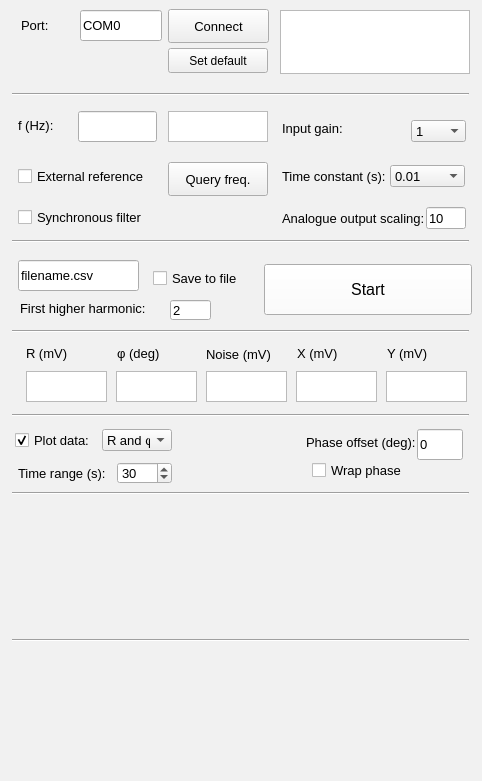
<?xml version="1.0" encoding="UTF-8"?>
<ui version="4.0">
 <class>Form</class>
 <widget class="QWidget" name="Form">
  <property name="geometry">
   <rect>
    <x>0</x>
    <y>0</y>
    <width>482</width>
    <height>781</height>
   </rect>
  </property>
  <property name="palette">
   <palette>
    <active>
     <colorrole role="Base">
      <brush brushstyle="SolidPattern">
       <color alpha="255">
        <red>255</red>
        <green>255</green>
        <blue>255</blue>
       </color>
      </brush>
     </colorrole>
     <colorrole role="Window">
      <brush brushstyle="SolidPattern">
       <color alpha="255">
        <red>241</red>
        <green>241</green>
        <blue>241</blue>
       </color>
      </brush>
     </colorrole>
    </active>
    <inactive>
     <colorrole role="Base">
      <brush brushstyle="SolidPattern">
       <color alpha="255">
        <red>255</red>
        <green>255</green>
        <blue>255</blue>
       </color>
      </brush>
     </colorrole>
     <colorrole role="Window">
      <brush brushstyle="SolidPattern">
       <color alpha="255">
        <red>241</red>
        <green>241</green>
        <blue>241</blue>
       </color>
      </brush>
     </colorrole>
    </inactive>
    <disabled>
     <colorrole role="Base">
      <brush brushstyle="SolidPattern">
       <color alpha="255">
        <red>241</red>
        <green>241</green>
        <blue>241</blue>
       </color>
      </brush>
     </colorrole>
     <colorrole role="Window">
      <brush brushstyle="SolidPattern">
       <color alpha="255">
        <red>241</red>
        <green>241</green>
        <blue>241</blue>
       </color>
      </brush>
     </colorrole>
    </disabled>
   </palette>
  </property>
  <property name="windowTitle">
   <string>OLIA GUI</string>
  </property>
  <widget class="QTextBrowser" name="rOutput">
   <property name="geometry">
    <rect>
     <x>26</x>
     <y>371</y>
     <width>81</width>
     <height>31</height>
    </rect>
   </property>
   <property name="font">
    <font>
     <pointsize>10</pointsize>
    </font>
   </property>
  </widget>
  <widget class="QTextBrowser" name="phaseOutput">
   <property name="geometry">
    <rect>
     <x>116</x>
     <y>371</y>
     <width>81</width>
     <height>31</height>
    </rect>
   </property>
   <property name="font">
    <font>
     <pointsize>10</pointsize>
    </font>
   </property>
  </widget>
  <widget class="QTextBrowser" name="noiseOutput">
   <property name="geometry">
    <rect>
     <x>206</x>
     <y>371</y>
     <width>81</width>
     <height>31</height>
    </rect>
   </property>
   <property name="font">
    <font>
     <pointsize>10</pointsize>
    </font>
   </property>
  </widget>
  <widget class="QTextBrowser" name="xOutput">
   <property name="geometry">
    <rect>
     <x>296</x>
     <y>371</y>
     <width>81</width>
     <height>31</height>
    </rect>
   </property>
   <property name="font">
    <font>
     <pointsize>10</pointsize>
    </font>
   </property>
  </widget>
  <widget class="QTextBrowser" name="yOutput">
   <property name="geometry">
    <rect>
     <x>386</x>
     <y>371</y>
     <width>81</width>
     <height>31</height>
    </rect>
   </property>
   <property name="font">
    <font>
     <pointsize>10</pointsize>
    </font>
   </property>
  </widget>
  <widget class="QLabel" name="label">
   <property name="geometry">
    <rect>
     <x>26</x>
     <y>343</y>
     <width>64</width>
     <height>21</height>
    </rect>
   </property>
   <property name="font">
    <font>
     <pointsize>10</pointsize>
    </font>
   </property>
   <property name="text">
    <string>R (mV)</string>
   </property>
  </widget>
  <widget class="QLabel" name="label_2">
   <property name="geometry">
    <rect>
     <x>117</x>
     <y>339</y>
     <width>61</width>
     <height>28</height>
    </rect>
   </property>
   <property name="font">
    <font>
     <pointsize>10</pointsize>
    </font>
   </property>
   <property name="text">
    <string>φ (deg)</string>
   </property>
  </widget>
  <widget class="QLabel" name="label_3">
   <property name="geometry">
    <rect>
     <x>206</x>
     <y>344</y>
     <width>76</width>
     <height>20</height>
    </rect>
   </property>
   <property name="font">
    <font>
     <pointsize>10</pointsize>
    </font>
   </property>
   <property name="text">
    <string>Noise (mV)</string>
   </property>
  </widget>
  <widget class="QLabel" name="label_4">
   <property name="geometry">
    <rect>
     <x>297</x>
     <y>341</y>
     <width>75</width>
     <height>25</height>
    </rect>
   </property>
   <property name="font">
    <font>
     <pointsize>10</pointsize>
    </font>
   </property>
   <property name="text">
    <string>X (mV)</string>
   </property>
  </widget>
  <widget class="QLabel" name="label_5">
   <property name="geometry">
    <rect>
     <x>387</x>
     <y>342</y>
     <width>80</width>
     <height>22</height>
    </rect>
   </property>
   <property name="font">
    <font>
     <pointsize>10</pointsize>
    </font>
   </property>
   <property name="text">
    <string>Y (mV)</string>
   </property>
  </widget>
  <widget class="QLineEdit" name="filenameInput">
   <property name="geometry">
    <rect>
     <x>18</x>
     <y>260</y>
     <width>121</width>
     <height>31</height>
    </rect>
   </property>
   <property name="font">
    <font>
     <pointsize>10</pointsize>
    </font>
   </property>
   <property name="text">
    <string>filename.csv</string>
   </property>
  </widget>
  <widget class="QCheckBox" name="recordBox">
   <property name="geometry">
    <rect>
     <x>153</x>
     <y>270</y>
     <width>111</width>
     <height>17</height>
    </rect>
   </property>
   <property name="font">
    <font>
     <pointsize>10</pointsize>
    </font>
   </property>
   <property name="text">
    <string>Save to file</string>
   </property>
   <property name="checked">
    <bool>false</bool>
   </property>
  </widget>
  <widget class="QPushButton" name="measureButton">
   <property name="geometry">
    <rect>
     <x>264</x>
     <y>264</y>
     <width>208</width>
     <height>51</height>
    </rect>
   </property>
   <property name="palette">
    <palette>
     <active>
      <colorrole role="Button">
       <brush brushstyle="SolidPattern">
        <color alpha="255">
         <red>255</red>
         <green>255</green>
         <blue>255</blue>
        </color>
       </brush>
      </colorrole>
     </active>
     <inactive>
      <colorrole role="Button">
       <brush brushstyle="SolidPattern">
        <color alpha="255">
         <red>255</red>
         <green>255</green>
         <blue>255</blue>
        </color>
       </brush>
      </colorrole>
     </inactive>
     <disabled>
      <colorrole role="Button">
       <brush brushstyle="SolidPattern">
        <color alpha="255">
         <red>255</red>
         <green>255</green>
         <blue>255</blue>
        </color>
       </brush>
      </colorrole>
     </disabled>
    </palette>
   </property>
   <property name="font">
    <font>
     <pointsize>12</pointsize>
    </font>
   </property>
   <property name="text">
    <string>Start</string>
   </property>
   <property name="checkable">
    <bool>true</bool>
   </property>
  </widget>
  <widget class="QPushButton" name="connectButton">
   <property name="geometry">
    <rect>
     <x>168</x>
     <y>9</y>
     <width>101</width>
     <height>34</height>
    </rect>
   </property>
   <property name="font">
    <font>
     <pointsize>10</pointsize>
    </font>
   </property>
   <property name="text">
    <string>Connect</string>
   </property>
  </widget>
  <widget class="QLineEdit" name="portInput">
   <property name="geometry">
    <rect>
     <x>80</x>
     <y>10</y>
     <width>82</width>
     <height>31</height>
    </rect>
   </property>
   <property name="font">
    <font>
     <pointsize>10</pointsize>
    </font>
   </property>
   <property name="text">
    <string>COM0</string>
   </property>
  </widget>
  <widget class="QLineEdit" name="freqInput">
   <property name="geometry">
    <rect>
     <x>78</x>
     <y>111</y>
     <width>79</width>
     <height>31</height>
    </rect>
   </property>
   <property name="font">
    <font>
     <pointsize>10</pointsize>
    </font>
   </property>
   <property name="toolTip">
    <string>Enter desired modulation frequency</string>
   </property>
   <property name="text">
    <string/>
   </property>
  </widget>
  <widget class="QLabel" name="label_6">
   <property name="geometry">
    <rect>
     <x>18</x>
     <y>115</y>
     <width>47</width>
     <height>21</height>
    </rect>
   </property>
   <property name="font">
    <font>
     <pointsize>10</pointsize>
    </font>
   </property>
   <property name="text">
    <string>f (Hz):</string>
   </property>
  </widget>
  <widget class="QTextBrowser" name="freqOutput">
   <property name="geometry">
    <rect>
     <x>168</x>
     <y>111</y>
     <width>100</width>
     <height>31</height>
    </rect>
   </property>
   <property name="font">
    <font>
     <pointsize>10</pointsize>
    </font>
   </property>
   <property name="toolTip">
    <string>Current modulation frequency</string>
   </property>
  </widget>
  <widget class="QTextBrowser" name="dialogueBox">
   <property name="geometry">
    <rect>
     <x>280</x>
     <y>10</y>
     <width>190</width>
     <height>64</height>
    </rect>
   </property>
   <property name="font">
    <font>
     <pointsize>10</pointsize>
    </font>
   </property>
  </widget>
  <widget class="QCheckBox" name="filterCheckBox">
   <property name="geometry">
    <rect>
     <x>18</x>
     <y>207</y>
     <width>221</width>
     <height>21</height>
    </rect>
   </property>
   <property name="font">
    <font>
     <pointsize>10</pointsize>
    </font>
   </property>
   <property name="toolTip">
    <string>Only recommended for extremely low frequencies (&lt;20 Hz)</string>
   </property>
   <property name="text">
    <string>Synchronous filter</string>
   </property>
  </widget>
  <widget class="PlotWidget" name="graphWidget" native="true">
   <property name="geometry">
    <rect>
     <x>0</x>
     <y>486</y>
     <width>502</width>
     <height>145</height>
    </rect>
   </property>
   <property name="font">
    <font>
     <pointsize>10</pointsize>
    </font>
   </property>
  </widget>
  <widget class="QCheckBox" name="plotBox">
   <property name="geometry">
    <rect>
     <x>15</x>
     <y>432</y>
     <width>111</width>
     <height>17</height>
    </rect>
   </property>
   <property name="font">
    <font>
     <pointsize>10</pointsize>
    </font>
   </property>
   <property name="text">
    <string>Plot data:</string>
   </property>
   <property name="checked">
    <bool>true</bool>
   </property>
  </widget>
  <widget class="QLabel" name="label_8">
   <property name="geometry">
    <rect>
     <x>21</x>
     <y>15</y>
     <width>47</width>
     <height>21</height>
    </rect>
   </property>
   <property name="font">
    <font>
     <pointsize>10</pointsize>
    </font>
   </property>
   <property name="text">
    <string>Port:</string>
   </property>
  </widget>
  <widget class="QSpinBox" name="secondsBox">
   <property name="geometry">
    <rect>
     <x>117</x>
     <y>462</y>
     <width>55</width>
     <height>22</height>
    </rect>
   </property>
   <property name="font">
    <font>
     <pointsize>10</pointsize>
    </font>
   </property>
   <property name="maximum">
    <number>999</number>
   </property>
   <property name="value">
    <number>30</number>
   </property>
  </widget>
  <widget class="PlotWidget" name="graphWidget2" native="true">
   <property name="geometry">
    <rect>
     <x>0</x>
     <y>633</y>
     <width>502</width>
     <height>145</height>
    </rect>
   </property>
   <property name="font">
    <font>
     <pointsize>10</pointsize>
    </font>
   </property>
  </widget>
  <widget class="QLineEdit" name="phaseInput">
   <property name="geometry">
    <rect>
     <x>417</x>
     <y>429</y>
     <width>46</width>
     <height>31</height>
    </rect>
   </property>
   <property name="font">
    <font>
     <pointsize>10</pointsize>
    </font>
   </property>
   <property name="text">
    <string>0</string>
   </property>
  </widget>
  <widget class="QLabel" name="label_10">
   <property name="geometry">
    <rect>
     <x>306</x>
     <y>429</y>
     <width>109</width>
     <height>28</height>
    </rect>
   </property>
   <property name="font">
    <font>
     <pointsize>10</pointsize>
    </font>
   </property>
   <property name="text">
    <string>&lt;html&gt;&lt;head/&gt;&lt;body&gt;&lt;p&gt;Phase offset (deg):&lt;/p&gt;&lt;/body&gt;&lt;/html&gt;</string>
   </property>
  </widget>
  <widget class="QComboBox" name="comboBox">
   <property name="geometry">
    <rect>
     <x>102</x>
     <y>429</y>
     <width>70</width>
     <height>22</height>
    </rect>
   </property>
   <property name="font">
    <font>
     <pointsize>10</pointsize>
    </font>
   </property>
   <item>
    <property name="text">
     <string>R and φ</string>
    </property>
   </item>
   <item>
    <property name="text">
     <string>X and Y</string>
    </property>
   </item>
  </widget>
  <widget class="QLabel" name="label_11">
   <property name="geometry">
    <rect>
     <x>18</x>
     <y>465</y>
     <width>91</width>
     <height>16</height>
    </rect>
   </property>
   <property name="font">
    <font>
     <pointsize>10</pointsize>
    </font>
   </property>
   <property name="text">
    <string>Time range (s):</string>
   </property>
  </widget>
  <widget class="QCheckBox" name="phaseWrapBox">
   <property name="geometry">
    <rect>
     <x>312</x>
     <y>462</y>
     <width>103</width>
     <height>17</height>
    </rect>
   </property>
   <property name="font">
    <font>
     <pointsize>10</pointsize>
    </font>
   </property>
   <property name="text">
    <string>Wrap phase</string>
   </property>
  </widget>
  <widget class="QComboBox" name="gainBox">
   <property name="geometry">
    <rect>
     <x>411</x>
     <y>120</y>
     <width>55</width>
     <height>22</height>
    </rect>
   </property>
   <property name="font">
    <font>
     <pointsize>10</pointsize>
    </font>
   </property>
   <property name="currentText">
    <string>1</string>
   </property>
   <property name="currentIndex">
    <number>1</number>
   </property>
   <item>
    <property name="text">
     <string>0</string>
    </property>
   </item>
   <item>
    <property name="text">
     <string>1</string>
    </property>
   </item>
   <item>
    <property name="text">
     <string>2</string>
    </property>
   </item>
   <item>
    <property name="text">
     <string>4</string>
    </property>
   </item>
   <item>
    <property name="text">
     <string>8</string>
    </property>
   </item>
   <item>
    <property name="text">
     <string>16</string>
    </property>
   </item>
   <item>
    <property name="text">
     <string>32</string>
    </property>
   </item>
   <item>
    <property name="text">
     <string>64</string>
    </property>
   </item>
  </widget>
  <widget class="QLabel" name="label_7">
   <property name="geometry">
    <rect>
     <x>282</x>
     <y>120</y>
     <width>97</width>
     <height>16</height>
    </rect>
   </property>
   <property name="font">
    <font>
     <pointsize>10</pointsize>
    </font>
   </property>
   <property name="text">
    <string>Input gain:</string>
   </property>
  </widget>
  <widget class="QCheckBox" name="refCheckBox">
   <property name="geometry">
    <rect>
     <x>18</x>
     <y>168</y>
     <width>157</width>
     <height>17</height>
    </rect>
   </property>
   <property name="font">
    <font>
     <pointsize>10</pointsize>
    </font>
   </property>
   <property name="toolTip">
    <string>Select to enable external reference</string>
   </property>
   <property name="text">
    <string>External reference</string>
   </property>
  </widget>
  <widget class="QPushButton" name="refResetButton">
   <property name="geometry">
    <rect>
     <x>168</x>
     <y>162</y>
     <width>100</width>
     <height>34</height>
    </rect>
   </property>
   <property name="font">
    <font>
     <pointsize>10</pointsize>
    </font>
   </property>
   <property name="toolTip">
    <string>Calculate current frequency if using external reference</string>
   </property>
   <property name="text">
    <string>Query freq.</string>
   </property>
  </widget>
  <widget class="QComboBox" name="timeConstantBox">
   <property name="geometry">
    <rect>
     <x>390</x>
     <y>165</y>
     <width>75</width>
     <height>22</height>
    </rect>
   </property>
   <property name="font">
    <font>
     <pointsize>10</pointsize>
    </font>
   </property>
   <property name="currentText">
    <string>0.6</string>
   </property>
   <property name="currentIndex">
    <number>5</number>
   </property>
   <item>
    <property name="text">
     <string>0.0001</string>
    </property>
   </item>
      <item>
    <property name="text">
     <string>0.0005</string>
    </property>
   </item>
   <item>
    <property name="text">
     <string>0.001</string>
    </property>
   </item>
   <item>
    <property name="text">
     <string>0.003</string>
    </property>
   </item>
   <item>
    <property name="text">
     <string>0.005</string>
    </property>
   </item>
   <item>
    <property name="text">
     <string>0.01</string>
    </property>
   </item>
   <item>
    <property name="text">
     <string>0.03</string>
    </property>
   </item>
   <item>
    <property name="text">
     <string>0.06</string>
    </property>
   </item>
   <item>
    <property name="text">
     <string>0.1</string>
    </property>
   </item>
   <item>
    <property name="text">
     <string>0.3</string>
    </property>
   </item>
   <item>
    <property name="text">
     <string>0.6</string>
    </property>
   </item>
   <item>
    <property name="text">
     <string>1</string>
    </property>
   </item>
   <item>
    <property name="text">
     <string>3</string>
    </property>
   </item>
   <item>
    <property name="text">
     <string>6</string>
    </property>
   </item>
   <item>
    <property name="text">
     <string>10</string>
    </property>
   </item>
  </widget>
  <widget class="QLabel" name="label_12">
   <property name="geometry">
    <rect>
     <x>282</x>
     <y>168</y>
     <width>109</width>
     <height>16</height>
    </rect>
   </property>
   <property name="font">
    <font>
     <pointsize>10</pointsize>
    </font>
   </property>
   <property name="toolTip">
    <string>Filter time constant for lock-in algorithm (not used for synchronous filter)</string>
   </property>
   <property name="text">
    <string>Time constant (s):</string>
   </property>
  </widget>
  <widget class="QLabel" name="label_13">
   <property name="geometry">
    <rect>
     <x>282</x>
     <y>210</y>
     <width>145</width>
     <height>16</height>
    </rect>
   </property>
   <property name="font">
    <font>
     <pointsize>10</pointsize>
    </font>
   </property>
   <property name="toolTip">
    <string>Scaling factor for analogue output</string>
   </property>
   <property name="text">
    <string>Analogue output scaling:</string>
   </property>
  </widget>
  <widget class="QLineEdit" name="outputScalingEdit">
   <property name="geometry">
    <rect>
     <x>426</x>
     <y>207</y>
     <width>40</width>
     <height>22</height>
    </rect>
   </property>
   <property name="font">
    <font>
     <pointsize>10</pointsize>
    </font>
   </property>
   <property name="text">
    <string>10</string>
   </property>
  </widget>
  <widget class="Line" name="line_6">
   <property name="geometry">
    <rect>
     <x>12</x>
     <y>84</y>
     <width>457</width>
     <height>21</height>
    </rect>
   </property>
   <property name="orientation">
    <enum>Qt::Horizontal</enum>
   </property>
  </widget>
  <widget class="QPushButton" name="defaultButton">
   <property name="geometry">
    <rect>
     <x>168</x>
     <y>48</y>
     <width>100</width>
     <height>25</height>
    </rect>
   </property>
   <property name="toolTip">
    <string>Set current port as default</string>
   </property>
   <property name="text">
    <string>Set default</string>
   </property>
  </widget>
  <widget class="Line" name="line_7">
   <property name="geometry">
    <rect>
     <x>12</x>
     <y>231</y>
     <width>457</width>
     <height>21</height>
    </rect>
   </property>
   <property name="orientation">
    <enum>Qt::Horizontal</enum>
   </property>
  </widget>
  <widget class="Line" name="line_8">
   <property name="geometry">
    <rect>
     <x>12</x>
     <y>321</y>
     <width>457</width>
     <height>21</height>
    </rect>
   </property>
   <property name="orientation">
    <enum>Qt::Horizontal</enum>
   </property>
  </widget>
  <widget class="Line" name="line_9">
   <property name="geometry">
    <rect>
     <x>12</x>
     <y>405</y>
     <width>457</width>
     <height>21</height>
    </rect>
   </property>
   <property name="orientation">
    <enum>Qt::Horizontal</enum>
   </property>
  </widget>
  <widget class="Line" name="line_10">
   <property name="geometry">
    <rect>
     <x>12</x>
     <y>483</y>
     <width>457</width>
     <height>21</height>
    </rect>
   </property>
   <property name="orientation">
    <enum>Qt::Horizontal</enum>
   </property>
  </widget>
  <widget class="Line" name="line_11">
   <property name="geometry">
    <rect>
     <x>12</x>
     <y>630</y>
     <width>457</width>
     <height>21</height>
    </rect>
   </property>
   <property name="palette">
    <palette>
     <active>
      <colorrole role="Base">
       <brush brushstyle="SolidPattern">
        <color alpha="255">
         <red>255</red>
         <green>255</green>
         <blue>255</blue>
        </color>
       </brush>
      </colorrole>
      <colorrole role="Window">
       <brush brushstyle="SolidPattern">
        <color alpha="255">
         <red>255</red>
         <green>255</green>
         <blue>255</blue>
        </color>
       </brush>
      </colorrole>
     </active>
     <inactive>
      <colorrole role="Base">
       <brush brushstyle="SolidPattern">
        <color alpha="255">
         <red>255</red>
         <green>255</green>
         <blue>255</blue>
        </color>
       </brush>
      </colorrole>
      <colorrole role="Window">
       <brush brushstyle="SolidPattern">
        <color alpha="255">
         <red>255</red>
         <green>255</green>
         <blue>255</blue>
        </color>
       </brush>
      </colorrole>
     </inactive>
     <disabled>
      <colorrole role="Base">
       <brush brushstyle="SolidPattern">
        <color alpha="255">
         <red>255</red>
         <green>255</green>
         <blue>255</blue>
        </color>
       </brush>
      </colorrole>
      <colorrole role="Window">
       <brush brushstyle="SolidPattern">
        <color alpha="255">
         <red>255</red>
         <green>255</green>
         <blue>255</blue>
        </color>
       </brush>
      </colorrole>
     </disabled>
    </palette>
   </property>
   <property name="orientation">
    <enum>Qt::Horizontal</enum>
   </property>
  </widget>
  <widget class="QLineEdit" name="harmonicEdit">
   <property name="geometry">
    <rect>
     <x>170</x>
     <y>300</y>
     <width>41</width>
     <height>20</height>
    </rect>
   </property>
   <property name="font">
    <font>
     <pointsize>10</pointsize>
    </font>
   </property>
   <property name="text">
    <string>2</string>
   </property>
  </widget>
  <widget class="QLabel" name="label_9">
   <property name="geometry">
    <rect>
     <x>20</x>
     <y>300</y>
     <width>151</width>
     <height>16</height>
    </rect>
   </property>
   <property name="font">
    <font>
     <pointsize>10</pointsize>
    </font>
   </property>
   <property name="toolTip">
    <string>Will save to file 3 higher harmonics starting from this value</string>
   </property>
   <property name="text">
    <string>First higher harmonic:</string>
   </property>
  </widget>
 </widget>
 <customwidgets>
  <customwidget>
   <class>PlotWidget</class>
   <extends>QWidget</extends>
   <header>pyqtgraph</header>
   <container>1</container>
  </customwidget>
 </customwidgets>
 <resources/>
 <connections/>
</ui>
